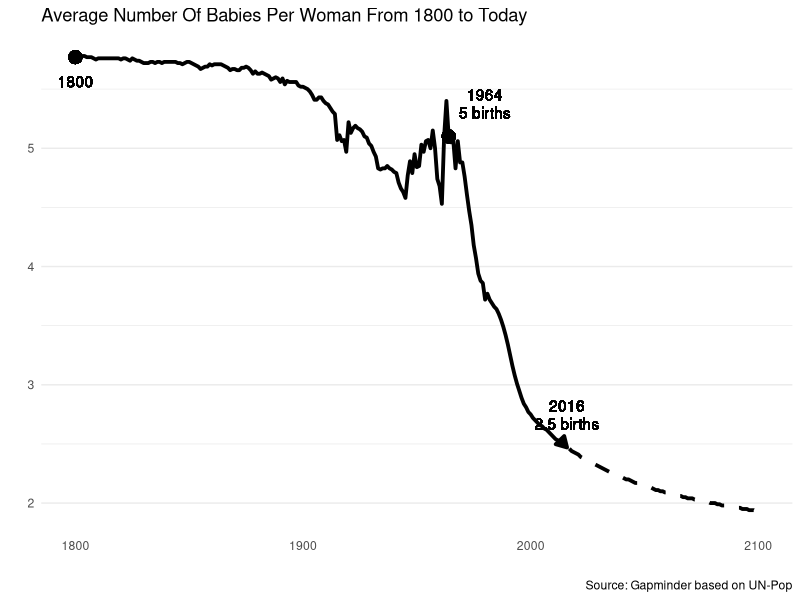

This chart was generated by the following R code:
## ---- chunk 1
# load
fertility <- readxl::read_xlsx("./data/Gapminder/tfr-by-gapminder-v12-20171212.xlsx", sheet = 4)

# manipulate
library(tidyverse)
fertility <- fertility %>% 
  select(!c(geo.name, geo, indicator)) %>% 
  rownames_to_column %>% 
  gather(var, value, -rowname) %>% 
  spread(rowname, value) %>% 
  rename(year = var, fert = `1`) %>% 
  slice_head(n = 301) 

fertility[,1:2] <- sapply(fertility[,1:2],FUN=as.numeric)

fertility1 <- fertility[1:217,]
fertility2 <- fertility[218:301,]

# visualize 
library(ggforce)
ggplot(data = fertility, aes(x=year, y=fert)) + 
  geom_point(aes(x=year[1], y=fert[1]), size = 4) + 
  geom_text(aes(x=year[1], y=fert[1], label = year[1]), vjust = 2.5) +
  geom_point(aes(x=year[165], y=fert[165]), size = 4) + 
  geom_text(aes(x=year[165], y=fert[165], label = year[165]), vjust = -3, hjust = -0.5) +
  geom_text(aes(x=year[165], y=fert[165], label = "5 births"), vjust = -1.5, hjust = -0.2) +
  #geom_point(aes(x=year[217], y=fert[217]), size = 4) + 
  geom_text(aes(x=year[217], y=fert[217], label = year[217]), vjust = -3) +
  geom_text(aes(x=year[217], y=fert[217], label = "2.5 births"), vjust = -1.5) +
  geom_line(data = fertility1, size=1.3, arrow=arrow(length=unit(0.30,"cm"), ends="last", type = "closed")) +
  geom_line(data = fertility2, size=1.3,linetype="dashed") +
  labs(title = "Average Number Of Babies Per Woman From 1800 to Today",
       caption = "Source: Gapminder based on UN-Pop", y="", x="") +
  theme_minimal() +
  theme( # remove the vertical grid lines
           panel.grid.major.x = element_blank() ,
           panel.grid.minor.x = element_blank()
           # explicitly set the horizontal lines (or they will disappear too)
           #panel.grid.major.y = element_line( size=.1, color="black" ) 
    )
## ---- chunk 2
knitr::include_graphics("https://upload.wikimedia.org/wikipedia/commons/3/3a/Common_Era_Temperature.svg")
